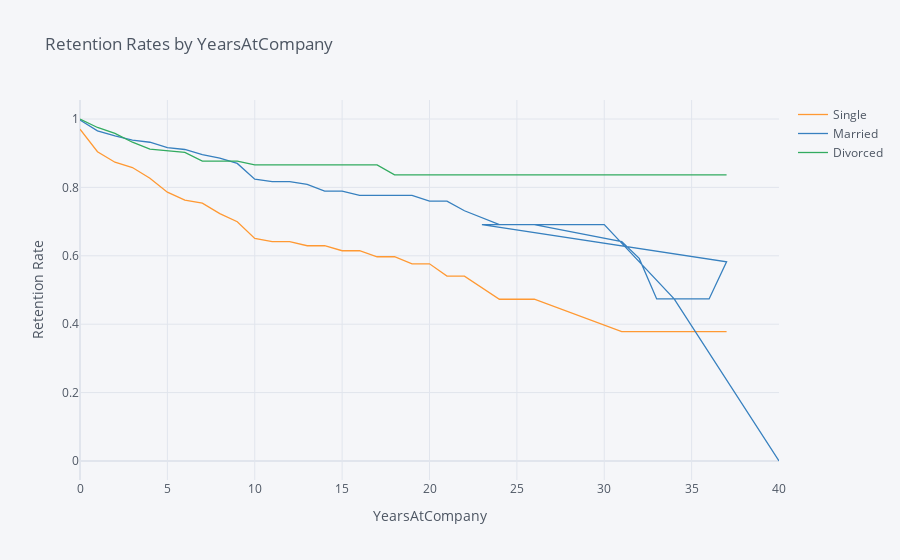

Source (notebook cell):
### Markdown cell above
## 4. Let's switch to looking at retention rates from another demographic perspective: marital status. Generate and plot survival curves for the different marital statuses by number of years at the company.

### Code cell
rates = survival(data, 'MaritalStatus', 'YearsAtCompany', 'Attrition')
rates.iplot(kind='line', xTitle='YearsAtCompany', yTitle='Retention Rate',
            title='Retention Rates by YearsAtCompany')

### Figure 1 — Plotly figure (JSON) as saved in the notebook; plotly's stock layout.template omitted (floating-point values rounded to 4 significant figures)
{"data": [{"line": {"color": "rgba(255, 153, 51, 1.0)", "dash": "solid", "shape": "linear", "width": 1.3}, "mode": "lines", "name": "Single", "text": "", "type": "scatter", "x": [0, 1, 2, 3, 4, 5, 6, 7, 8, 9, 10, 11, 12, 13, 14, 15, 16, 17, 18, 19, 20, 21, 22, 24, 26, 31, 32, 33, 36, 37, 23, 25, 27, 29, 30, 34, 40], "y": [0.9702, 0.9044, 0.8736, 0.8581, 0.8268, 0.7861, 0.7628, 0.754, 0.7234, 0.6997, 0.6507, 0.6413, 0.6413, 0.6294, 0.6294, 0.6148, 0.6148, 0.5972, 0.5972, 0.5766, 0.5766, 0.5406, 0.5406, 0.473, 0.473, 0.3784, 0.3784, 0.3784, 0.3784, 0.3784, "", "", "", "", "", "", ""]}, {"line": {"color": "rgba(55, 128, 191, 1.0)", "dash": "solid", "shape": "linear", "width": 1.3}, "mode": "lines", "name": "Married", "text": "", "type": "scatter", "x": [0, 1, 2, 3, 4, 5, 6, 7, 8, 9, 10, 11, 12, 13, 14, 15, 16, 17, 18, 19, 20, 21, 22, 24, 26, 31, 32, 33, 36, 37, 23, 25, 27, 29, 30, 34, 40], "y": [0.997, 0.9654, 0.9506, 0.9381, 0.932, 0.9164, 0.9109, 0.8958, 0.8858, 0.8702, 0.8239, 0.817, 0.817, 0.8086, 0.7894, 0.7894, 0.7768, 0.7768, 0.7768, 0.7768, 0.7599, 0.7599, 0.7318, 0.6911, 0.6911, 0.6418, 0.5924, 0.4739, 0.4739, 0.5825, 0.6911, 0.6911, 0.6911, 0.6911, 0.6911, 0.4739, 0]}, {"line": {"color": "rgba(50, 171, 96, 1.0)", "dash": "solid", "shape": "linear", "width": 1.3}, "mode": "lines", "name": "Divorced", "text": "", "type": "scatter", "x": [0, 1, 2, 3, 4, 5, 6, 7, 8, 9, 10, 11, 12, 13, 14, 15, 16, 17, 18, 19, 20, 21, 22, 24, 26, 31, 32, 33, 36, 37, 23, 25, 27, 29, 30, 34, 40], "y": [1, 0.9752, 0.9581, 0.9321, 0.9122, 0.9078, 0.9021, 0.8769, 0.8769, 0.8769, 0.8657, 0.8657, 0.8657, 0.8657, 0.8657, 0.8657, 0.8657, 0.8657, 0.8368, 0.8368, 0.8368, 0.8368, 0.8368, 0.8368, 0.8368, 0.8368, 0.8368, 0.8368, 0.8368, 0.8368, 0.8368, 0.8368, 0.8368, 0.8368, "", "", ""]}], "layout": {"autosize": true, "legend": {"bgcolor": "#F5F6F9", "font": {"color": "#4D5663"}}, "paper_bgcolor": "#F5F6F9", "plot_bgcolor": "#F5F6F9", "title": {"font": {"color": "#4D5663"}, "text": "Retention Rates by YearsAtCompany"}, "xaxis": {"autorange": true, "gridcolor": "#E1E5ED", "range": [0, 40], "showgrid": true, "tickfont": {"color": "#4D5663"}, "title": {"font": {"color": "#4D5663"}, "text": "YearsAtCompany"}, "type": "linear", "zerolinecolor": "#E1E5ED"}, "yaxis": {"autorange": true, "gridcolor": "#E1E5ED", "range": [-0.05556, 1.056], "showgrid": true, "tickfont": {"color": "#4D5663"}, "title": {"font": {"color": "#4D5663"}, "text": "Retention Rate"}, "type": "linear", "zerolinecolor": "#E1E5ED"}}}
